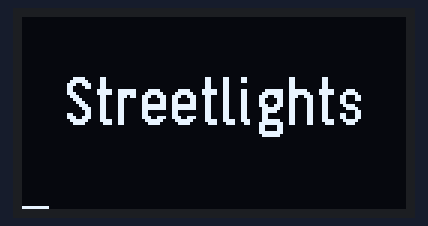
The program below on a simulated ESP32. Parts: 128×64 one-colour display. What the program prints to the serial monitor is not drawn.

Above: at 2.36 s.
At 6.5 s:
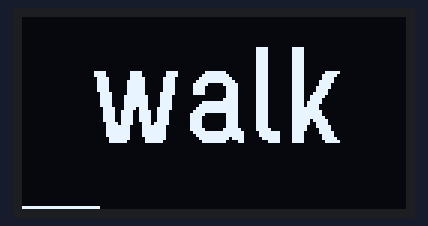
At 9.39 s:
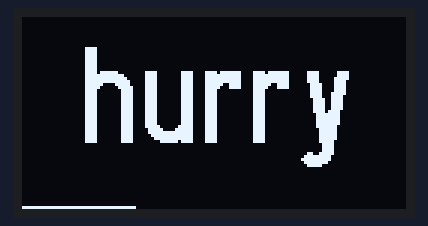
At 17.63 s:
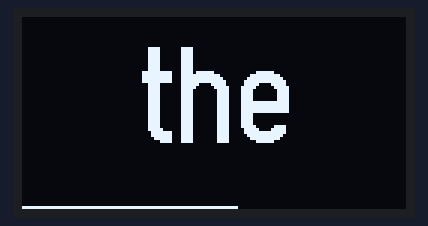
At 24.4 s:
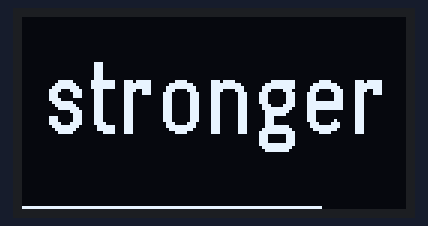
At 31.1 s:
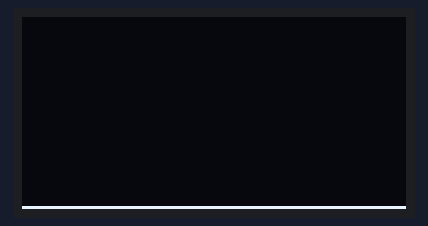

The program:

main.cpp
```cpp
// Word-by-word lyrics on a 128x64 SSD1306 OLED (ESP32).
// v0.1: offline demo. Plays the built-in sample LRC on a loop from boot time.
#include <Arduino.h>
#include <U8g2lib.h>
#include <Wire.h>

#include <string>
#include <vector>

#include "lyrics_core.h"
#include "sample_lyrics.h"

#ifndef OLED_SDA
#define OLED_SDA 21
#endif
#ifndef OLED_SCL
#define OLED_SCL 22
#endif

static const int kScreenW = 128;
static const int kTextAreaH = 60;  // bottom 4px reserved for the progress bar
static const int kMargin = 2;

static U8G2_SSD1306_128X64_NONAME_F_HW_I2C u8g2(U8G2_R0, U8X8_PIN_NONE);

// Largest first; each word uses the biggest font it fits in.
static const uint8_t* const kFonts[] = {
    u8g2_font_logisoso32_tf, u8g2_font_logisoso24_tf, u8g2_font_logisoso20_tf,
    u8g2_font_logisoso16_tf, u8g2_font_helvB10_tf,
};
static const size_t kFontCount = sizeof(kFonts) / sizeof(kFonts[0]);

static std::vector<lyrics::WordEvent> timeline;
static uint32_t startMs = 0;

static void drawCenteredWord(const std::string& word) {
  size_t chosen = kFontCount - 1;
  for (size_t i = 0; i < kFontCount; ++i) {
    u8g2.setFont(kFonts[i]);
    if (u8g2.getUTF8Width(word.c_str()) <= kScreenW - 2 * kMargin) {
      chosen = i;
      break;
    }
  }
  u8g2.setFont(kFonts[chosen]);
  const int w = u8g2.getUTF8Width(word.c_str());
  const int asc = u8g2.getAscent();
  const int desc = u8g2.getDescent();  // negative
  const int x = (kScreenW - w) / 2;
  const int top = (kTextAreaH - (asc - desc)) / 2;
  u8g2.drawUTF8(x < 0 ? 0 : x, top + asc, word.c_str());
}

void setup() {
  Serial.begin(115200);
  Wire.setPins(OLED_SDA, OLED_SCL);
  u8g2.setBusClock(400000);
  u8g2.begin();

  auto lines = lyrics::parseLrc(SAMPLE_LRC);
  timeline = lyrics::buildTimeline(lines, SAMPLE_TRACK_MS);
  Serial.printf("lines=%u words/events=%u\n", (unsigned)lines.size(), (unsigned)timeline.size());

  startMs = millis();
}

void loop() {
  const uint32_t loopLen = SAMPLE_TRACK_MS + 2000;  // short pause before repeating
  const uint32_t pos = (millis() - startMs) % loopLen;
  const int idx = lyrics::findEvent(timeline, pos);

  u8g2.clearBuffer();
  if (idx >= 0 && !timeline[idx].word.empty()) {
    drawCenteredWord(timeline[idx].word);
  }
  const uint32_t clamped = pos < SAMPLE_TRACK_MS ? pos : SAMPLE_TRACK_MS;
  u8g2.drawHLine(0, 63, (uint32_t)((uint64_t)clamped * kScreenW / SAMPLE_TRACK_MS));
  u8g2.sendBuffer();
}
```

sample_lyrics.h
```cpp
#pragma once

// Original demo lyrics written for this project (not from any real song).
// Real songs: fetch synced lyrics at runtime (see README roadmap) rather than
// committing copyrighted lyrics to the repo.
static const char SAMPLE_LRC[] = R"LRC(
[ar:wordlyrics-oled]
[ti:Demo Track]
[00:02.00]Streetlights hum along the river
[00:06.00]We walk home slow, no need to hurry
[00:10.50]Every window holds a story
[00:15.00]
[00:17.00]Hold the night a little longer
[00:21.50]Let the quiet make us stronger
[00:26.00]Morning waits behind the hills
)LRC";

static const unsigned long SAMPLE_TRACK_MS = 31000;
```

Measured:
- what the display in image 5 shows lasts 2.0 s, from 31.1 s to 33.1 s
